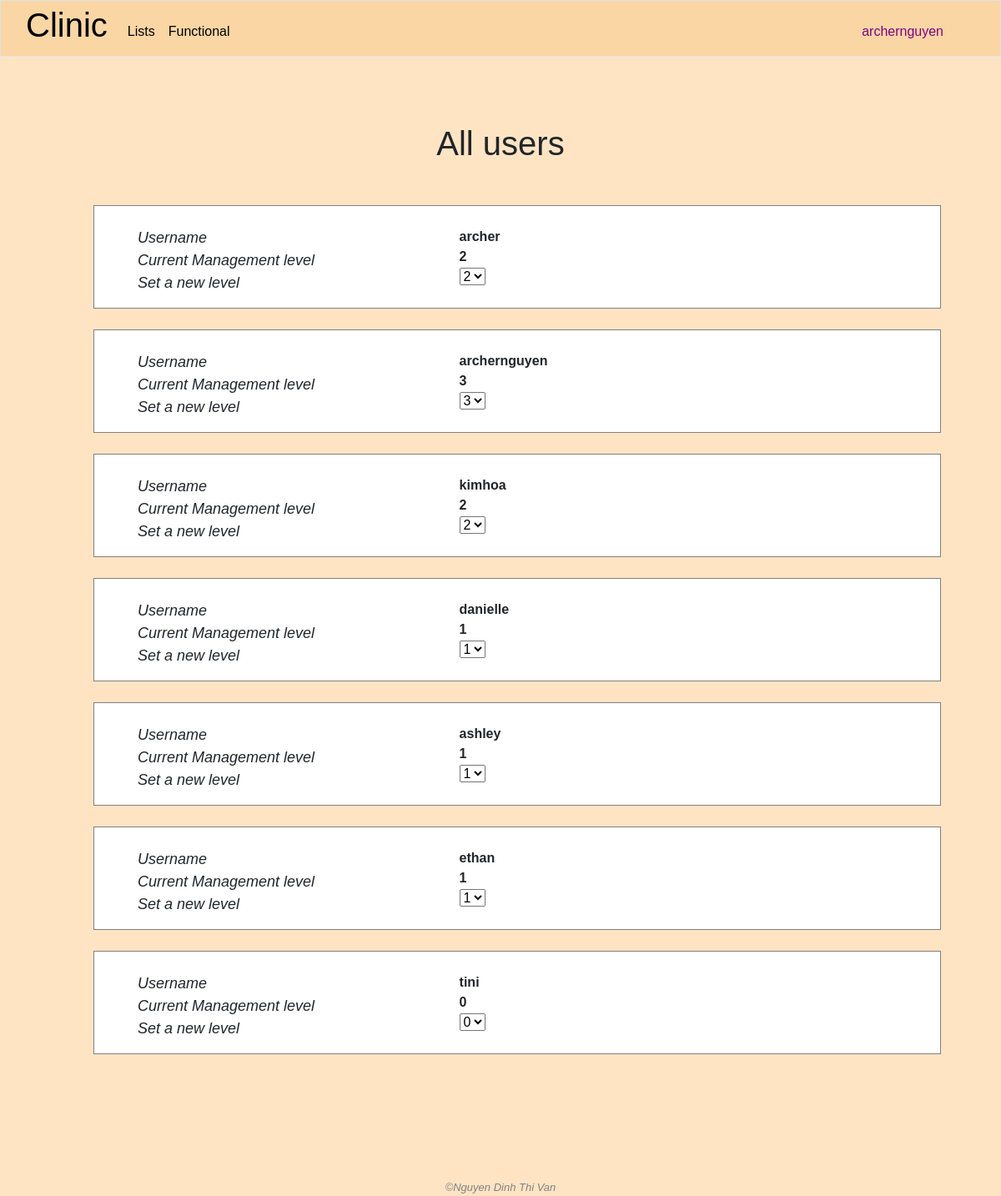
The app's page /authorize (signed in), older data.
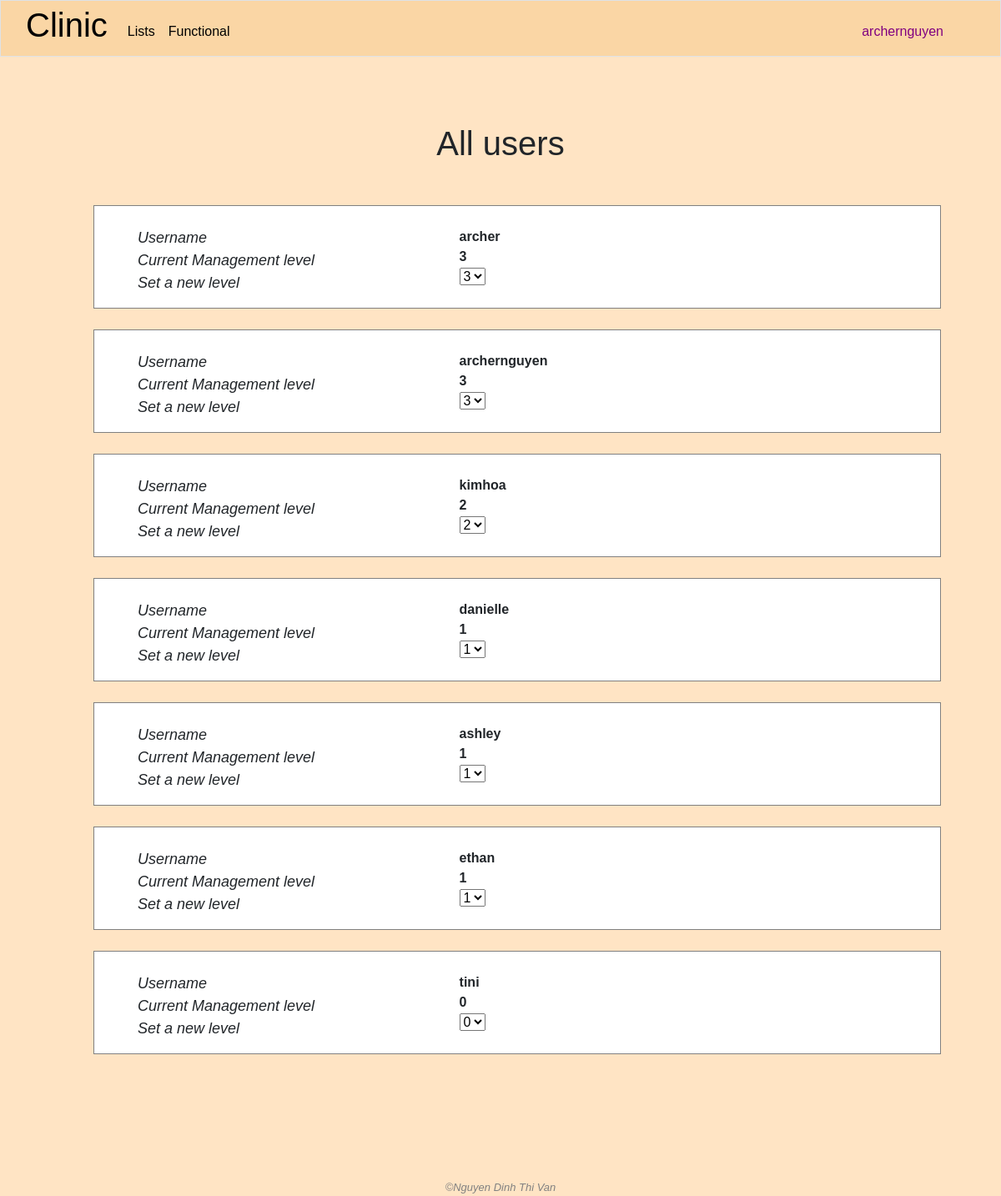
The same page, newer data.
### clinic/models.py (models this page shows)
class User(AbstractUser):
    class Level(models.IntegerChoices):
        LOW = 1
        MIDDLE = 2
        TOP = 3
    management_right_level = models.IntegerField(choices=Level.choices, blank=True, null=True)

### clinic/views.py (the view)
# urls.py: path('authorize', views.authorize, name='authorize'),
@login_required
@csrf_exempt
def authorize(request):
    if request.method == 'POST':
        if 'modify_user_right' not in user_right(request.user.management_right_level):
            return JsonResponse({'error': "You do not have rights to change user's level"}, status=400)
        data = json.loads(request.body)
        if data.get('new_level') is not None and data.get('chosen_user_id') is not None:
            user = User.objects.get(pk=data['chosen_user_id'])
            user.management_right_level = data['new_level']
            user.save()
            return JsonResponse({'message': 'Level changed'})
        else:
            return JsonResponse({'message': 'Nothing changed'})
    else:
        if 'read_user_right' not in user_right(request.user.management_right_level):
            request.session['nay_message'] = "You don't have the right to visit this page"
            return HttpResponseRedirect(reverse('index'))
        modify_right = 'modify_user_right' in user_right(request.user.management_right_level)
        data_users = User.objects.all()
        return render(request, "clinic/authorize.html", {
            "data_users": data_users,
            "levels": [1, 2, 3],
            "modify_right": modify_right
        })

### clinic/templates/clinic/authorize.html (shortened to what this page needs)
{% extends "clinic/layout.html" %}
{% load static %}
{% block main %}
    <h1 class="text-center">
        All users
    </h1>
    <div class="container">
        {% for data_user in data_users %}
            <div class="user-info" id="user{{ data_user.id }}">
                <div class="field-name">
                    <ul class="no-bullet">
                        <li><i class="i-left">Username</i></li>
                        <li><i class="i-left">Current Management level</i></li>
                        <li><i class="i-left">Set a new level</i></li>
                    </ul>
                </div>
                <div class="field-value">
                    <ul class="no-bullet">
                        <li><strong>{{ data_user.username }}</strong></li>
                        <li><strong class="current-level">{{ data_user.management_right_level }}</strong></li>
                        <li>
                            <select class="level">
                                <option selected value="{{ data_user.management_right_level }}">{{ data_user.management_right_level }}</option>
                            </select>
                        </li>
                    </ul>
                </div>
            </div>
        {% endfor %}
    </div>
{% endblock %}

Row changes from the older to the newer data that the page shows:
changed User "archer": management_right_level "2" → "3"
